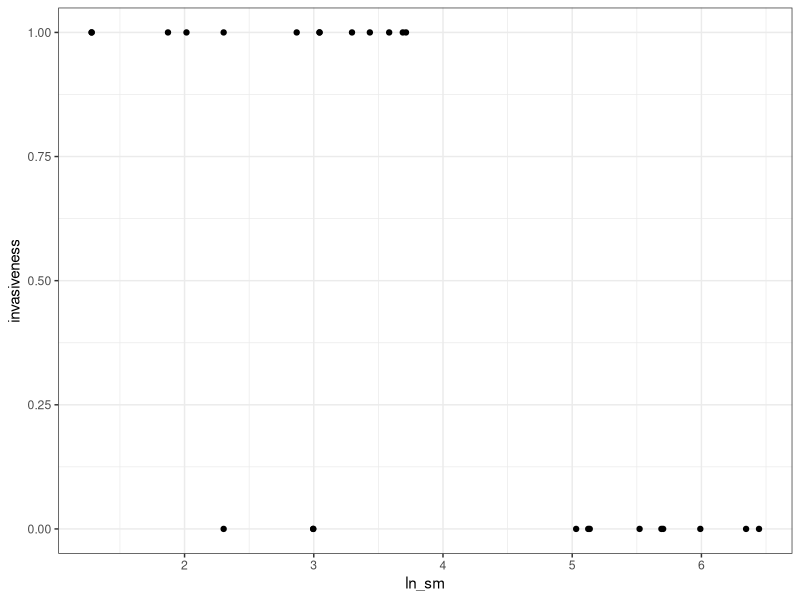
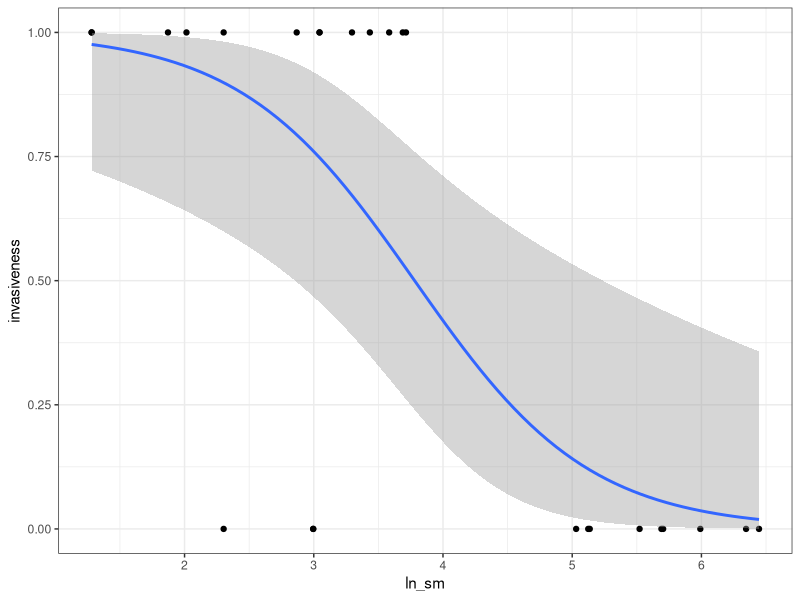
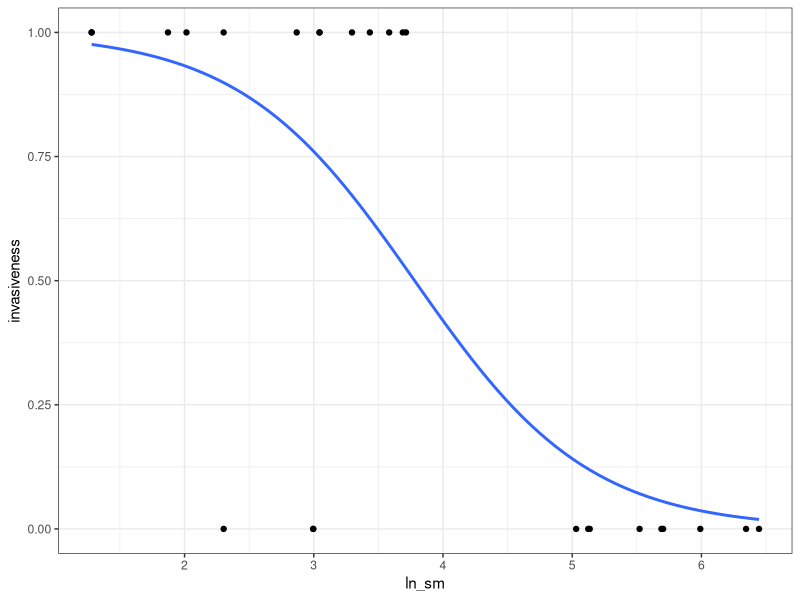
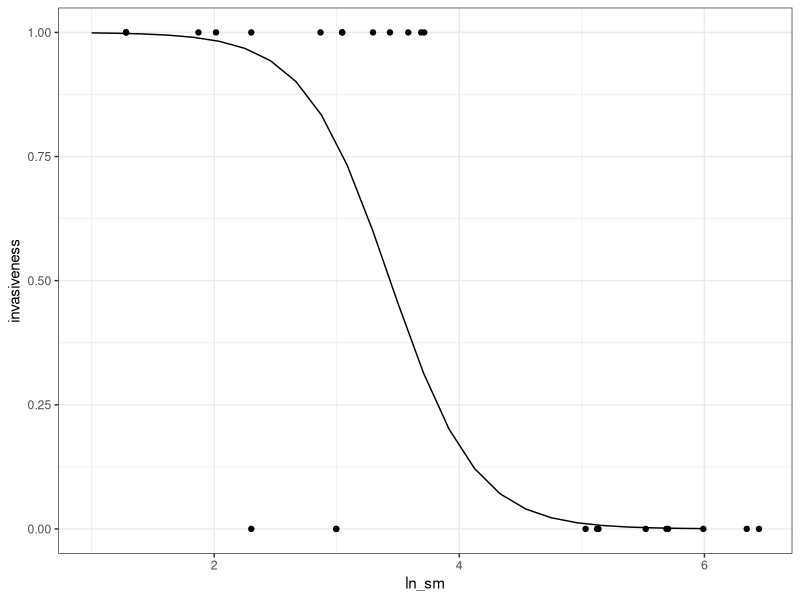
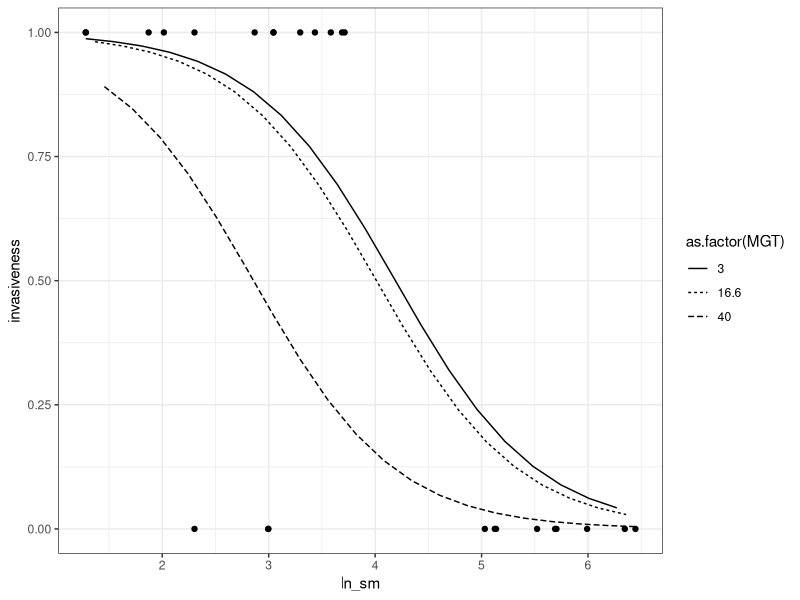

Write the R code that produced these figures, in order.
## ---- chunk 1
knitr::opts_chunk$set(echo = TRUE)
knitr::opts_chunk$set(message = FALSE, warning = FALSE)
## ---- chunk 2
pine <- read.csv("grottkop.csv", header=TRUE)
pine$ln_sm <- log(pine$seed_mass)
## ---- chunk 3
invasive.mod <- glm(formula = invasiveness ~ ln_sm + SLA + MGT, family = "binomial", data = pine)

summary(invasive.mod)
## ---- chunk 4
library(ggplot2)

basic.plot <- ggplot(pine, aes(x = ln_sm, y = invasiveness)) + 
  geom_point() +
  theme_bw()

basic.plot
## ---- chunk 5
basic.plot +
  stat_smooth(method = "glm", method.args = list(family="binomial"))

#you can get rid of the standard-error lines using se=FALSE:
basic.plot +
  stat_smooth(method = "glm", method.args = list(family="binomial"), se=FALSE)
## ---- chunk 6
#make the dataframe
newdat = data.frame(ln_sm = seq(1,6, length.out=25),
                    MGT = seq(3,40, length.out = 25),
                    SLA=rep(82, length.out = 25))
#predict your response variable using your best-fit model
newdat$response <- predict(invasive.mod, newdata = newdat, type = "response")
summary(newdat)
#the response variable is the one we want to use for our Y-axis now, as it contains all of the information on the effect of the model paraemeters on invasiveness. 
## ---- chunk 7
basic.plot +
  geom_line(aes(y = response), data = newdat) 
## ---- chunk 8
newdat2 <- data.frame( 
            ln_sm = seq(min(pine$ln_sm), max(pine$ln_sm), length.out = 60),
            MGT = rep(c(3, 16.6, 40), length.out = 60), 
            SLA = rep(c(40, 82.784, 132.3), length.out = 60))

#use the model to predict the values of invasiveness (your response variable) 
#based on the new dataframe:
newdat2$predicted.invasiveness<-predict(invasive.mod, 
                                newdata = newdat2, type = "response")
summary(newdat2)

#Now re-make the basic plot and add the predicted line to it
basic.plot + 
 geom_line(data = newdat2, aes(y=predicted.invasiveness, group = as.factor(MGT),
                               linetype = as.factor(MGT)))
